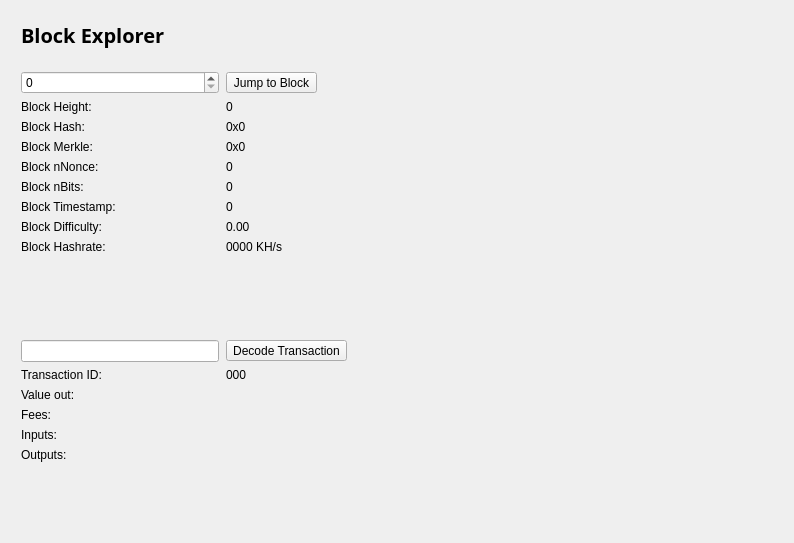
<?xml version="1.0" encoding="UTF-8"?>
<ui version="4.0">
 <class>BlockBrowser</class>
 <widget class="QWidget" name="BlockBrowser">
  <property name="windowModality">
   <enum>Qt::NonModal</enum>
  </property>
  <property name="enabled">
   <bool>true</bool>
  </property>
  <property name="geometry">
   <rect>
    <x>0</x>
    <y>0</y>
    <width>794</width>
    <height>543</height>
   </rect>
  </property>
  <property name="sizePolicy">
   <sizepolicy hsizetype="Preferred" vsizetype="Preferred">
    <horstretch>0</horstretch>
    <verstretch>0</verstretch>
   </sizepolicy>
  </property>
  <property name="minimumSize">
   <size>
    <width>0</width>
    <height>0</height>
   </size>
  </property>
  <property name="acceptDrops">
   <bool>false</bool>
  </property>
  <property name="windowTitle">
   <string>Form</string>
  </property>
  <layout class="QGridLayout">
   <property name="sizeConstraint">
    <enum>QLayout::SetMaximumSize</enum>
   </property>
   <property name="leftMargin">
    <number>21</number>
   </property>
   <property name="topMargin">
    <number>21</number>
   </property>
   <property name="rightMargin">
    <number>10</number>
   </property>
   <item row="1" column="0">
    <widget class="QWidget" name="widget" native="true">
     <widget class="QWidget" name="layoutWidget">
      <property name="geometry">
       <rect>
        <x>0</x>
        <y>0</y>
        <width>699</width>
        <height>29</height>
       </rect>
      </property>
      <layout class="QHBoxLayout" name="horizontalLayout_4">
       <property name="spacing">
        <number>7</number>
       </property>
       <item>
        <widget class="QLabel" name="label_5">
         <property name="font">
          <font>
           <family>Open Sans,sans-serif</family>
          </font>
         </property>
         <property name="text">
          <string>&lt;html&gt;&lt;head/&gt;&lt;body&gt;&lt;p&gt;&lt;span style=&quot; font-size:20px; font-weight:600; color:#000000;&quot;&gt;Block Explorer &lt;/span&gt;&lt;/p&gt;&lt;/body&gt;&lt;/html&gt;</string>
         </property>
        </widget>
       </item>
       <item>
        <spacer name="horizontalSpacer_2">
         <property name="orientation">
          <enum>Qt::Horizontal</enum>
         </property>
         <property name="sizeHint" stdset="0">
          <size>
           <width>40</width>
           <height>20</height>
          </size>
         </property>
        </spacer>
       </item>
      </layout>
     </widget>
     <widget class="QWidget" name="layoutWidget_2">
      <property name="geometry">
       <rect>
        <x>0</x>
        <y>50</y>
        <width>701</width>
        <height>471</height>
       </rect>
      </property>
      <layout class="QGridLayout" name="gridLayout_3" rowstretch="0,0,0,0,0,0,0,0,0,0,0,0,0,0,0,0,0,0,0" columnstretch="2,5">
       <property name="sizeConstraint">
        <enum>QLayout::SetDefaultConstraint</enum>
       </property>
       <property name="horizontalSpacing">
        <number>7</number>
       </property>
       <item row="15" column="0">
        <widget class="QLabel" name="feesLabel">
         <property name="text">
          <string>Fees:</string>
         </property>
        </widget>
       </item>
       <item row="11" column="0">
        <spacer name="verticalSpacer_2">
         <property name="orientation">
          <enum>Qt::Vertical</enum>
         </property>
         <property name="sizeHint" stdset="0">
          <size>
           <width>20</width>
           <height>40</height>
          </size>
         </property>
        </spacer>
       </item>
       <item row="8" column="0">
        <widget class="QLabel" name="timeLabel">
         <property name="text">
          <string>Block Timestamp:</string>
         </property>
        </widget>
       </item>
       <item row="10" column="0">
        <widget class="QLabel" name="pawLabel">
         <property name="text">
          <string>Block Hashrate:</string>
         </property>
        </widget>
       </item>
       <item row="13" column="0">
        <widget class="QLabel" name="txLabel">
         <property name="text">
          <string>Transaction ID:</string>
         </property>
        </widget>
       </item>
       <item row="9" column="0">
        <widget class="QLabel" name="hardLabel">
         <property name="text">
          <string>Block Difficulty:</string>
         </property>
        </widget>
       </item>
       <item row="1" column="0">
        <widget class="QSpinBox" name="heightBox">
         <property name="sizePolicy">
          <sizepolicy hsizetype="Preferred" vsizetype="Fixed">
           <horstretch>0</horstretch>
           <verstretch>0</verstretch>
          </sizepolicy>
         </property>
         <property name="maximum">
          <number>99999999</number>
         </property>
        </widget>
       </item>
       <item row="13" column="1">
        <widget class="QLabel" name="txID">
         <property name="text">
          <string>000</string>
         </property>
        </widget>
       </item>
       <item row="9" column="1">
        <widget class="QLabel" name="hardBox">
         <property name="text">
          <string>0.00</string>
         </property>
        </widget>
       </item>
       <item row="6" column="0">
        <widget class="QLabel" name="nonceLabel">
         <property name="text">
          <string>Block nNonce:</string>
         </property>
        </widget>
       </item>
       <item row="7" column="0">
        <widget class="QLabel" name="bitsLabel">
         <property name="text">
          <string>Block nBits:</string>
         </property>
        </widget>
       </item>
       <item row="4" column="0">
        <widget class="QLabel" name="hashLabel">
         <property name="text">
          <string>Block Hash:</string>
         </property>
        </widget>
       </item>
       <item row="5" column="0">
        <widget class="QLabel" name="merkleLabel">
         <property name="text">
          <string>Block Merkle:</string>
         </property>
        </widget>
       </item>
       <item row="5" column="1">
        <widget class="QLabel" name="merkleBox">
         <property name="minimumSize">
          <size>
           <width>187</width>
           <height>0</height>
          </size>
         </property>
         <property name="text">
          <string>0x0</string>
         </property>
        </widget>
       </item>
       <item row="3" column="1">
        <widget class="QLabel" name="heightLabel">
         <property name="text">
          <string>0</string>
         </property>
        </widget>
       </item>
       <item row="18" column="0">
        <spacer name="verticalSpacer">
         <property name="orientation">
          <enum>Qt::Vertical</enum>
         </property>
         <property name="sizeHint" stdset="0">
          <size>
           <width>20</width>
           <height>40</height>
          </size>
         </property>
        </spacer>
       </item>
       <item row="15" column="1">
        <widget class="QLabel" name="feesBox">
         <property name="text">
          <string/>
         </property>
        </widget>
       </item>
       <item row="3" column="0">
        <widget class="QLabel" name="heightLabel_2">
         <property name="text">
          <string>Block Height:</string>
         </property>
        </widget>
       </item>
       <item row="7" column="1">
        <widget class="QLabel" name="bitsBox">
         <property name="text">
          <string>0</string>
         </property>
        </widget>
       </item>
       <item row="8" column="1">
        <widget class="QLabel" name="timeBox">
         <property name="text">
          <string>0</string>
         </property>
        </widget>
       </item>
       <item row="10" column="1">
        <widget class="QLabel" name="pawBox">
         <property name="text">
          <string>0000 KH/s</string>
         </property>
        </widget>
       </item>
       <item row="4" column="1">
        <widget class="QLabel" name="hashBox">
         <property name="enabled">
          <bool>true</bool>
         </property>
         <property name="sizePolicy">
          <sizepolicy hsizetype="Preferred" vsizetype="Preferred">
           <horstretch>0</horstretch>
           <verstretch>0</verstretch>
          </sizepolicy>
         </property>
         <property name="minimumSize">
          <size>
           <width>0</width>
           <height>0</height>
          </size>
         </property>
         <property name="text">
          <string>0x0</string>
         </property>
        </widget>
       </item>
       <item row="14" column="1">
        <widget class="QLabel" name="valueBox">
         <property name="text">
          <string/>
         </property>
        </widget>
       </item>
       <item row="12" column="0">
        <widget class="QLineEdit" name="txBox">
         <property name="sizePolicy">
          <sizepolicy hsizetype="Preferred" vsizetype="Fixed">
           <horstretch>0</horstretch>
           <verstretch>0</verstretch>
          </sizepolicy>
         </property>
         <property name="inputMask">
          <string comment="Transaction id" extracomment="Transaction id"/>
         </property>
         <property name="placeholderText">
          <string comment="Transaction ID" extracomment="Transaction ID"/>
         </property>
        </widget>
       </item>
       <item row="6" column="1">
        <widget class="QLabel" name="nonceBox">
         <property name="text">
          <string>0</string>
         </property>
        </widget>
       </item>
       <item row="14" column="0">
        <widget class="QLabel" name="valueLabel">
         <property name="text">
          <string>Value out:</string>
         </property>
        </widget>
       </item>
       <item row="1" column="1">
        <layout class="QHBoxLayout" name="horizontalLayout_3">
         <item>
          <widget class="QToolButton" name="blockButton">
           <property name="text">
            <string>Jump to Block</string>
           </property>
          </widget>
         </item>
         <item>
          <spacer name="horizontalSpacer">
           <property name="orientation">
            <enum>Qt::Horizontal</enum>
           </property>
           <property name="sizeHint" stdset="0">
            <size>
             <width>40</width>
             <height>20</height>
            </size>
           </property>
          </spacer>
         </item>
        </layout>
       </item>
       <item row="12" column="1">
        <layout class="QHBoxLayout" name="horizontalLayout_5">
         <item>
          <widget class="QToolButton" name="txButton">
           <property name="text">
            <string>Decode Transaction</string>
           </property>
          </widget>
         </item>
         <item>
          <spacer name="horizontalSpacer_3">
           <property name="orientation">
            <enum>Qt::Horizontal</enum>
           </property>
           <property name="sizeHint" stdset="0">
            <size>
             <width>40</width>
             <height>20</height>
            </size>
           </property>
          </spacer>
         </item>
        </layout>
       </item>
       <item row="16" column="0">
        <widget class="QLabel" name="inputLabel">
         <property name="text">
          <string>Inputs:</string>
         </property>
         <property name="alignment">
          <set>Qt::AlignLeading|Qt::AlignLeft|Qt::AlignTop</set>
         </property>
        </widget>
       </item>
       <item row="17" column="0">
        <widget class="QLabel" name="outputLabel">
         <property name="text">
          <string>Outputs:</string>
         </property>
         <property name="alignment">
          <set>Qt::AlignLeading|Qt::AlignLeft|Qt::AlignTop</set>
         </property>
        </widget>
       </item>
       <item row="16" column="1">
        <widget class="QLabel" name="inputBox">
         <property name="text">
          <string/>
         </property>
         <property name="alignment">
          <set>Qt::AlignLeading|Qt::AlignLeft|Qt::AlignTop</set>
         </property>
        </widget>
       </item>
       <item row="17" column="1">
        <widget class="QLabel" name="outputBox">
         <property name="text">
          <string/>
         </property>
         <property name="alignment">
          <set>Qt::AlignLeading|Qt::AlignLeft|Qt::AlignTop</set>
         </property>
        </widget>
       </item>
      </layout>
     </widget>
    </widget>
   </item>
  </layout>
 </widget>
 <resources/>
 <connections/>
</ui>
